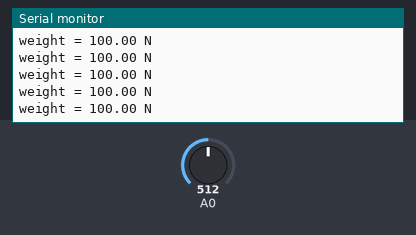
Bench run of a sketch on a simulated Arduino Uno, built with avr-gcc and run on an emulated ATmega328P. Parts: the last lines printed to the serial monitor. The inputs (shaded band) are chosen by the test bench; at power-on: A0 = 512.

Above: at 1.2 s.
1.3 s: A0 set to 716
At 1.56 s:
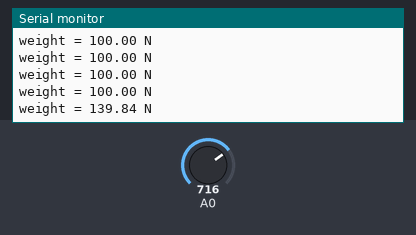
2.8 s: A0 set to 900
At 2.97 s:
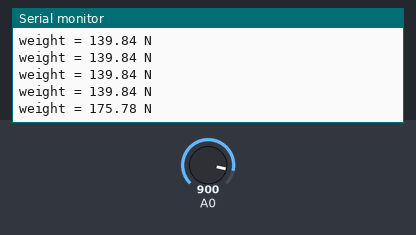
Timing chart, 0 to 5.8 s (numbered marks = the images above; inputs shaded):
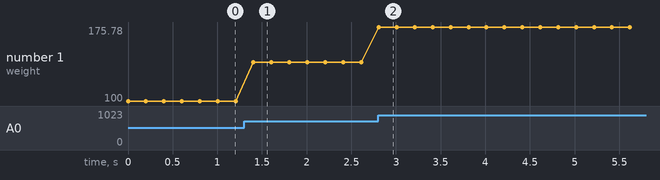

The sketch:

tactile_sensor_print.ino
```cpp
void setup() {
  Serial.begin(9600);
}
void loop() {
  float sensorValue = analogRead(A0);
  Serial.print("weight = ");
  Serial.print(sensorValue / 1024 * 200);
  Serial.println(" N");
  delay(200);
}
```

Measured:
- after the input at 1.3 s, the serial monitor: prints a new line after 0.11 s (image 1)
- after the input at 2.8 s, the serial monitor: prints a new line at once (image 2)
- plotted number 1: 100 → 139.84 after the input at 1.3 s, 139.84 → 175.78 after the input at 2.8 s
